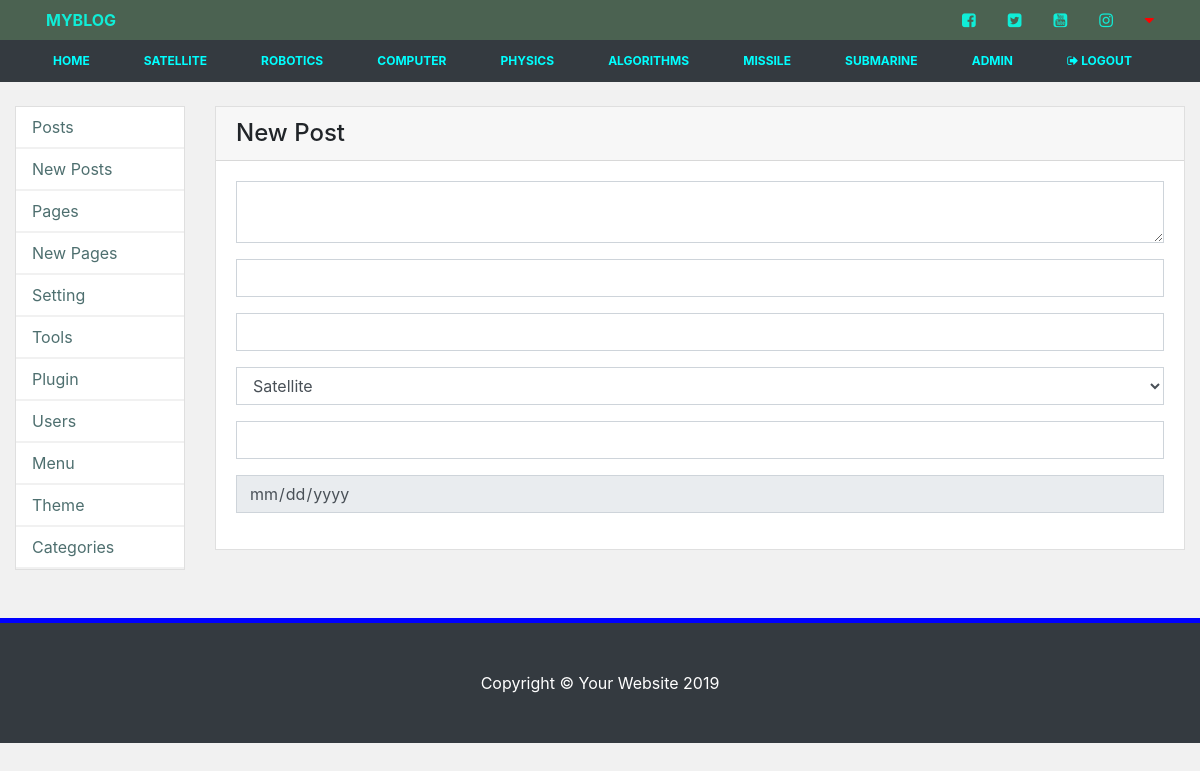
Page /site/admin/posts/new (signed in) on the earlier database version.
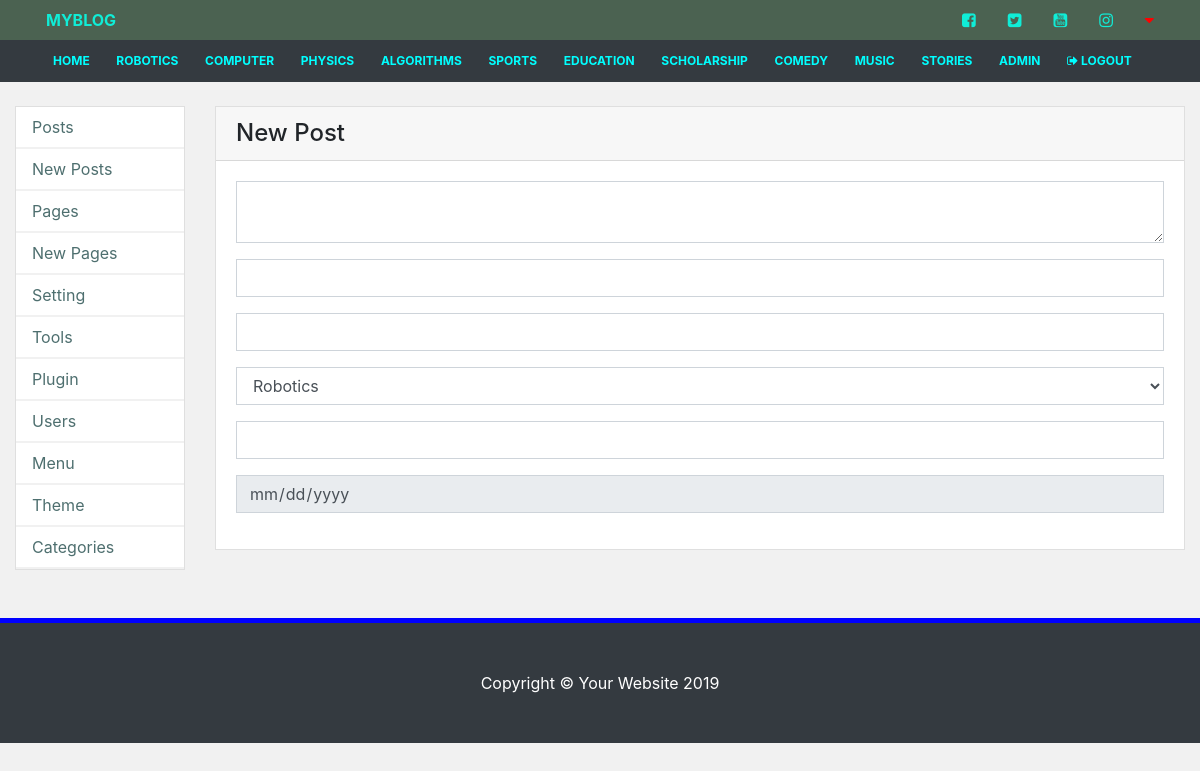
Same page on the later database version.
### blog/models.py (models this page shows)
class Category(models.Model):
	name = models.CharField(max_length=100)
	def __str__(self): return self.name

### blog/views.py (the view)
# urls.py: path('site/admin/posts/new', views.newPost, name='newpost'),
def newPost(request):
	if not request.user.is_authenticated:
		return redirect('index')
	posts = Post.objects.all()
	categories = Category.objects.all()
	context = {
		'posts': posts,
		'categories': categories,
	}
	return render(request, 'posts/newpost.html', context)

### blog/templates/posts/newpost.html
{% extends 'admin/home.html' %}
{% block content %}
    <div class="card mb-4">
      <h4 class="card-header">New Post</h4>
      <div class="card-body">
        <form>
          <div class="form-group">
            <textarea name="content" class="form-control" required=""></textarea>
          </div>
          <div class="form-group">
            <input type="text" class="form-control" name="title" required="">
          </div>
          <div class="form-group">
            <input type="text" class="form-control" name="image">
          </div>
          <div class="form-group">
            <select class="form-control">
              {% for category in categories %}
                <option>{{category.name}}</option>
              {% endfor %}
            </select>
          </div>
          <div class="form-group">
            <input type="text" class="form-control" name="tags">
          </div>
          <div class="form-group">
            <input type="date" class="form-control" disabled="" name="date">
          </div>
        </form>
      </div>
    </div>
{% endblock %}

### blog/templates/layouts/header.html (shortened to what this page needs)
<nav class="navbar-top mb-0">
  <ul class="d-flex justify-content-between container px-0 mb-0">
    <li class="nav-item list-unstyled">
      <a class="nav-link" href="{% url 'index' %}">MYBLOG</a>
    </li>
    <li class="list-unstyled">
      <ul class="d-flex">
        <li class="nav-item list-unstyled">
          <a href="" class="nav-link"><i class="fa fa-facebook-square"></i></a>
        </li>
        <li class="nav-item list-unstyled">
          <a href="" class="nav-link"><i class="fa fa-twitter-square"></i></a>
        </li>
        <li class="nav-item list-unstyled">
          <a href="" class="nav-link"><i class="fa fa-youtube-square"></i></a>
        </li>
        <li class="nav-item list-unstyled">
          <a href="" class="nav-link"><i class="fa fa-instagram"></i></a>
        </li>
        <li class="nav-item list-unstyled">
          <a class="nav-link toggler" href="#" data-target="#navbardrop" data-toggle="collapse">
            <i class="fa fa-caret-down"></i>
          </a>
        </li>
      </ul>
    </li>
  </ul>
</nav>
<nav class="navbar py-0 navbar-bottom navbar-expand-md bg-dark navbar-dark">
  <div class="container">
    <div class="collapse py-1 navbar-collapse" id="navbardrop">
      <ul class="navbar-nav flex-wrap flex-row justify-content-between container-fluid">
        <li class="nav-item">
          <a class="nav-link text-center" href="{% url 'index' %}">HOME</a>
        </li>
        {% for category in categories %}
          <li class="nav-item">
            <a class="nav-link text-uppercase text-center" href="{% url 'category' category=category %}">{{category.name}}</a>
          </li>
        {% endfor %}
        {% if user.is_authenticated %}
          <li class="nav-item">
            <a class="nav-link text-center" href="{% url 'siteadmin' %}">ADMIN</a>
          </li>
          <li class="nav-item">
            <a class="nav-link text-center" href="{% url 'logout' %}?next={% url 'index' %}"><i class="fa fa-sign-out"></i> LOGOUT</a>
          </li>
        {% endif %}
      </ul>
    </div>
  </div>
</nav>

Differences in the rows shown:
removed Category: name "SATELLITE"
removed Category: name "MISSILE"
removed Category: name "SUBMARINE"
added Category: name "SPORTS"
added Category: name "EDUCATION"
added Category: name "SCHOLARSHIP"
added Category: name "COMEDY"
added Category: name "MUSIC"
added Category: name "STORIES"
Other differences:
form field value: "Satellite" → "Robotics"
